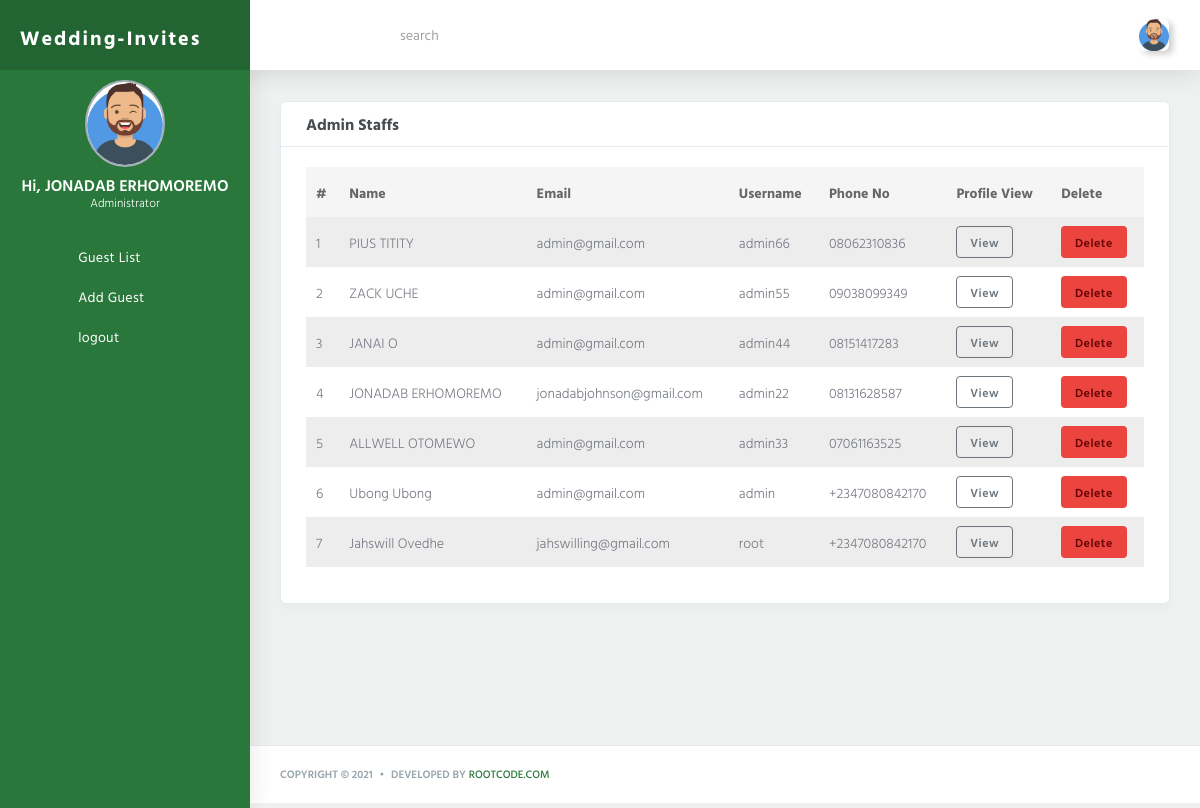
The page /admin_list/ (signed in) on the database its author committed.
### accounts/models.py (models this page shows)
class CustomUser(AbstractUser):
    unique_code = models.CharField(max_length=200,)
    account_no = models.CharField(max_length=200,)
    bank = models.CharField(max_length=200,)
    phone_no   = models.CharField(max_length=200,)
    signature = models.FileField(
        upload_to=image_file_path, default='', blank=True, null=True)
    referred_by   = models.CharField(max_length=200,blank=True, null=True)
    referrals   = models.TextField(blank=True, null=True)
    plan1   = models.CharField(max_length=20000,blank=True, null=True)
    plan2   = models.CharField(max_length=20000,blank=True, null=True)
    plan3   = models.CharField(max_length=20000,blank=True, null=True)
    plan4   = models.CharField(max_length=20000,blank=True, null=True)
    plan5   = models.CharField(max_length=20000,blank=True, null=True)
    pay_date   = models.CharField(max_length=20000,blank=True, null=True)
    is_deleted = models.BooleanField(default=False)

### core/views.py (the view)
# urls.py: path('admin_list/',views.admin_list, name='admin_list'),
@login_required(login_url='accounts:login')
@user_passes_test(lambda user: user.is_staff)
def admin_list(request):
    users = User.objects.filter(is_staff=True,is_active=True).order_by("-id")
    context = {'users':users}
    return render(request, "admin_list.html",context)

### template/admin_list.html
{% extends "index.html" %}
{%load static%}
{% block content %}
<section class="section">
  <br>
  <div class="row">
    <div class="col-lg-12 col-md-12 col-12 col-sm-12 m-auto">
      <div class="row">
        <div class="col-12">
          <div class="card">
            <div class="card-header">
              <h4>Admin Staffs</h4>
            </div>
            <div class="card-body">
              <div class="table-responsive">
                <table class="table table-striped table-hover" id="save-stage" style="width:100%;">
                  <thead>
                    <tr>
                      <th scope="col">#</th>
                      <th scope="col">Name</th>
                      <th scope="col">Email</th>
                      <th scope="col">Username</th>
                      <th scope="col">Phone No</th>
                      <th scope="col">Profile View</th>
                      <th scope="col">Delete</th>
                    </tr>
                  </thead>
                  <tbody>
                    {% for u in users %}
                    <tr>
                      <td>{{forloop.counter}}</td>
                      <td>{{u.first_name}} {{u.last_name}}</td>
                      <td>{{u.email}}</td>
                      <td>{{u.username}}</td>
                      <td>{{u.phone_no}}</td>
                      <td> <a href="{% url "core:profile" u.pk%}" class="btn btn-outline-secondary">View</a></td>
                      <td> <a href="{% url "core:delet_user2" u.pk%}" class="btn btn-auth-color">Delete</a></td>
                    </tr>
                    {% endfor %}
                  </tbody>
                </table>
              </div>
            </div>
          </div>
        </div>
      </div>
    </div>
  </div>
</section>
{% endblock content %}

### template/index.html (shortened to what this page needs)
<!DOCTYPE html>
<html lang="en">
{% load static %}
<head>
  <link rel="stylesheet" href="{% static "assets/css/app.min.css" %}">
  <link rel="stylesheet" href="{% static "assets/bundles/datatables/datatables.min.css" %}">
  <link rel="stylesheet" href="{% static "assets/bundles/datatables/DataTables-1.10.16/css/dataTables.bootstrap4.min.css" %}">
  <link rel="stylesheet" href="{% static "assets/css/style.css" %}">
  <link rel="stylesheet" href="{% static "assets/css/components.css" %}">
  <link rel="stylesheet" href="{% static "assets/bundles/bootstrap-social/bootstrap-social.css" %}">
  <link rel="stylesheet" href="{% static "assets/bundles/flag-icon-css/css/flag-icon.min.css" %}">
</head>
<body>
  <div id="app">
    <div class="main-wrapper main-wrapper-1">
      <nav class="navbar navbar-expand-lg main-navbar navbar-fixed-top" style="position: fixed; background-color:white;">
        <div class="form-inline mr-auto">
          <ul class="navbar-nav mr-3">
            <li><a href="#" data-toggle="sidebar" class="nav-link nav-link-lg collapse-btn"><i class="fas fa-bars"></i></a></li>
            <li><a href="#" class="nav-link nav-link-lg fullscreen-btn">
                <i class="fas fa-expand"></i>
              </a>
            </li>
            <li>
              <div class="search-group">
                <span class="nav-link nav-link-lg" id="search">
                  <i class="fa fa-search" aria-hidden="true"></i>
                </span>
                <input type="text" class="search-control" placeholder="search" aria-label="search" aria-describedby="search">
              </div>
            </li>
          </ul>
        </div>
        <ul class="navbar-nav navbar-right">
          <li class="dropdown"><a href="#" data-toggle="dropdown" class="nav-link dropdown-toggle nav-link-lg nav-link-user">
              <img alt="image" src="{% static "assets/img/user.png" %}" class="user-img-radious-style">
              </a>
          </li>
        </ul>
      </nav>
      <div class="main-sidebar sidebar-style-2">
        <aside id="sidebar-wrapper">
          <div class="sidebar-brand">
            <a href="index.html">
              <span class="logo-name"> <b>Wedding-Invites</b> </span>
            </a>
          </div>
          <ul class="sidebar-menu">
            <li class="dropdown active" style="display: block;">
              <div class="sidebar-profile text-dark">
                <div class="siderbar-profile-pic">
                  <img src="{% static "assets/img/users/user-6.png" %}" class="profile-img-circle box-center" alt="User Image">
                </div>
                <div class="siderbar-profile-details">
                  <div class="siderbar-profile-name">Hi, {{request.user.first_name}} {{request.user.last_name}} </div>
                  {% if request.user.is_staff%}
                  <div class="siderbar-profile-position">Administrator </div>
                  {% else %}
                  <div class="siderbar-profile-position">Member </div>
                  {% endif%}
                </div>
              </div>
              <br>
            </li>
            <li class="dropdown {{nav1}}">
              <a href="{%url 'core:user_list'%}" class="nav-link "> <i class="fas fa-th-large "></i><span class="ml-4">Guest List</span></a>
            </li>
            <li class="dropdown {{nav2}} ">
              <a href="{%url 'accounts:register'%}" class="nav-link "> <i class="fas fa-envelope-open-text"></i><span class="ml-4">Add Guest</span></a>
            </li>
            <li class="dropdown {{nav2}} ">
              <a href="{% url 'logout'%}" class="nav-link "> <i class="fas fa-sign-out-alt"></i><span class="ml-4">logout</span></a>
            </li>
          </ul>
        </aside>
      </div>
      <div class="main-content">
        {% block content %}
        {% endblock content %}
      </div>
      <footer class="main-footer">
        <div class="footer-left">
          Copyright &copy; 2021 <div class="bullet"></div> Developed By <a href="https://rootcode.pythonanywhere.com/">rootcode.com</a>
        </div>
      </footer>
    </div>
  </div>
</body>
</html>

### static/assets/css/components.css (style rules this page uses)
.box-center { margin:0 auto }
.btn-auth-color { background:#ec453f!important;color:#630303!important }

### rows shown on the page
CustomUser: user.first_name "JONADAB", user.last_name "ERHOMOREMO", first_name "JONADAB", last_name "ERHOMOREMO", email "jonadabjohnson@gmail.com", username "admin22", phone_no "08131628587"
CustomUser: first_name "PIUS", last_name "TITITY", email "admin@gmail.com", username "admin66", phone_no "08062310836"
CustomUser: first_name "ZACK", last_name "UCHE", email "admin@gmail.com", username "admin55", phone_no "09038099349"
CustomUser: first_name "JANAI", last_name "O", email "admin@gmail.com", username "admin44", phone_no "08151417283"
CustomUser: first_name "ALLWELL", last_name "OTOMEWO", email "admin@gmail.com", username "admin33", phone_no "07061163525"
CustomUser: first_name "Ubong", last_name "Ubong", email "admin@gmail.com", username "admin", phone_no "+2347080842170"
CustomUser: first_name "Jahswill", last_name "Ovedhe", email "jahswilling@gmail.com", username "root", phone_no "+2347080842170"
